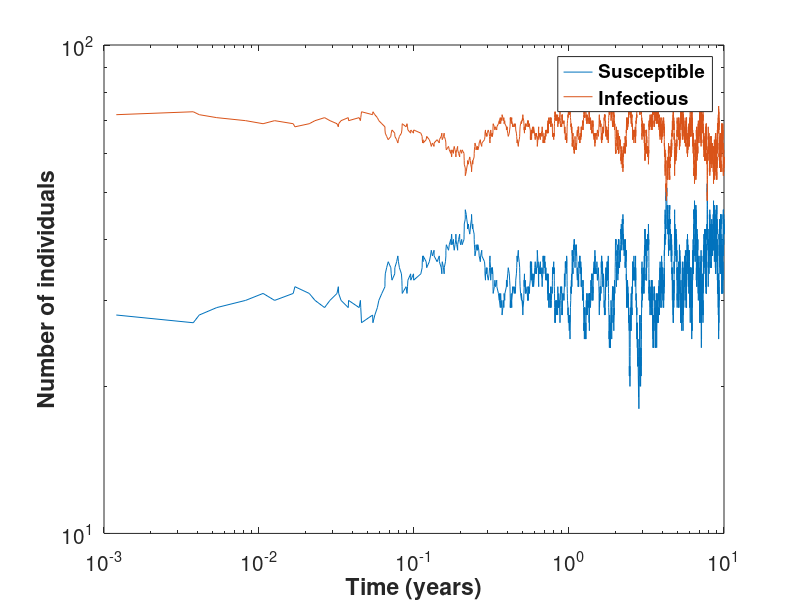

Recreate this plot in MATLAB.
clear all
clc
close all



beta = 0.03;
gamma = 1/100;
Y0 = 70;
N0 = 100;

X = N0 - Y0;
Y = Y0;
N = N0;
tmax = 10*365;
T = [];
XPop = [];
YPop = [];
t = 0;
XPop(1) = X;
YPop(1) = Y;
i = 2;

while t <= tmax
    
    tran_rate = beta * X * Y /N;
    recover_rate = gamma * Y;
    total_rate = tran_rate + recover_rate;
    %rng(1234);

    rand1 = rand;
    rand2 = rand;

    dt = -log(rand1)/total_rate;

    if rand2 < tran_rate/total_rate
        X = X - 1;
        Y = Y + 1;
    else 
        X = X + 1;
        Y = Y - 1;
    end
    
    XPop(i) = X;
    YPop(i) = Y;
    T(i) = t ;
    
    
    t = t + dt;
    i = i + 1;
    
    

end
loglog(T/365, XPop)
hold on
loglog(T/365, YPop)
legend({'Susceptible','Infectious'},'Location', 'best',...
    'FontSize', 20, 'FontWeight', 'bold')
ylabel('Number of individuals', 'FontSize',20,'FontWeight','bold')
xlabel('Time (years)', 'FontSize',20,'FontWeight','bold')
set(gca,'FontSize', 15)
  

    



